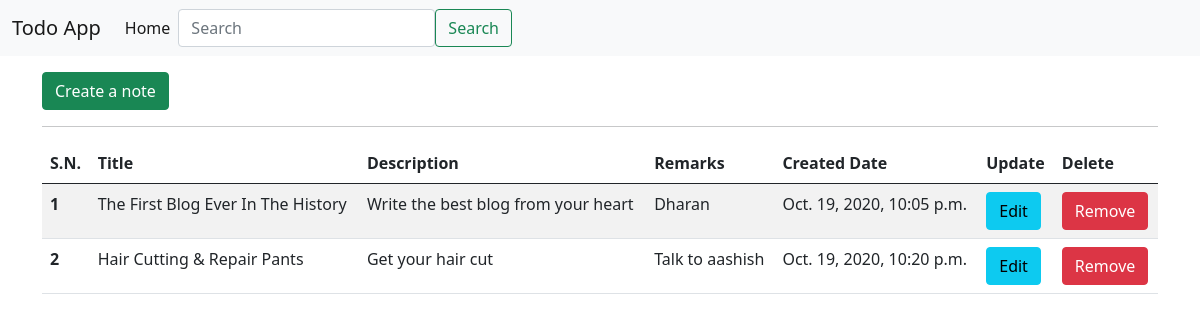
The page / on the database its author committed.
### todoapp/models.py (models this page shows)
class Todo(models.Model):
    title = models.CharField(max_length=200)
    description = models.TextField()
    remarks = models.CharField(max_length=200)
    created_date = models.DateTimeField(auto_now_add=True, null=True)

### todoapp/views.py (the view)
# urls.py: 2. Add a URL to urlpatterns:  path('', views.home, name='home')
def home(request):
    all_data = Todo.objects.all()
    context = {
        'all_data': all_data
    }
    return render(request, 'home.html', context)

### todoapp/templates/home.html (shortened to what this page needs)
{% extends 'base.html' %}
{% block content %}
<div class="container my-3">
    <a href="{% url 'createnote' %}" class="btn btn-success"><span class="glyphicon glyphicon-plus">Create a
            note</span></a>
    <hr>
    <table class="table table-striped">
        <thead>
            <tr>
                <th scope="col">S.N.</th>
                <th scope="col">Title</th>
                <th scope="col">Description</th>
                <th scope="col">Remarks</th>
                <th scope="col">Created Date</th>
                <th scope="col">Update</th>
                <th scope="col">Delete</th>
            </tr>
        </thead>
        <tbody>
                {% for data in all_data %}
                <tr>
                    <th scope="row">{{forloop.counter}}</th>
                    <td>{{data.title}}</td>
                    <td>{{data.description}}</td>
                    <td>{{data.remarks}}</td>
                    <td>{{data.created_date}}</td>
                    <td><a href="{% url 'updatenote' data.id%}" class="btn btn-info">Edit</a></td>
                    <td><a data-target="#exampleModal" data-toggle="modal" class="btn btn-danger">Remove</a></td>
                </tr>
            {% endfor %}
        </tbody>
    </table>
</div>
{% endblock content %}

### todoapp/templates/base.html (shortened to what this page needs)
<!doctype html>
<html lang="en">
  <head>
    <link rel="stylesheet" href="https://stackpath.bootstrapcdn.com/bootstrap/5.0.0-alpha2/css/bootstrap.min.css">
  </head>
  <body>
  {% include 'navbar.html' %}
    {% block content %}
    {% endblock content %}
  </body>
</html>

### todoapp/templates/navbar.html (shortened to what this page needs)
<nav class="navbar navbar-expand-lg navbar-light bg-light">
    <div class="container-fluid">
      <a class="navbar-brand" href="#">Todo App</a>
      <div class="collapse navbar-collapse" id="navbarSupportedContent">
        <ul class="navbar-nav mr-auto mb-2 mb-lg-0">
          <li class="nav-item">
            <a class="nav-link active" aria-current="page" href="#">Home</a>
          </li>
        </ul>
        <form class="d-flex">
          <input class="form-control mr-2" type="search" placeholder="Search" aria-label="Search">
          <button class="btn btn-outline-success" type="submit">Search</button>
        </form>
      </div>
    </div>
  </nav>

### rows shown on the page
Todo: title "The First Blog Ever In The History", description "Write the best blog from your heart", remarks "Dharan", created_date "Oct. 19, 2020, 10:05 p.m."
Todo: title "Hair Cutting & Repair Pants", description "Get your hair cut", remarks "Talk to aashish", created_date "Oct. 19, 2020, 10:20 p.m."
